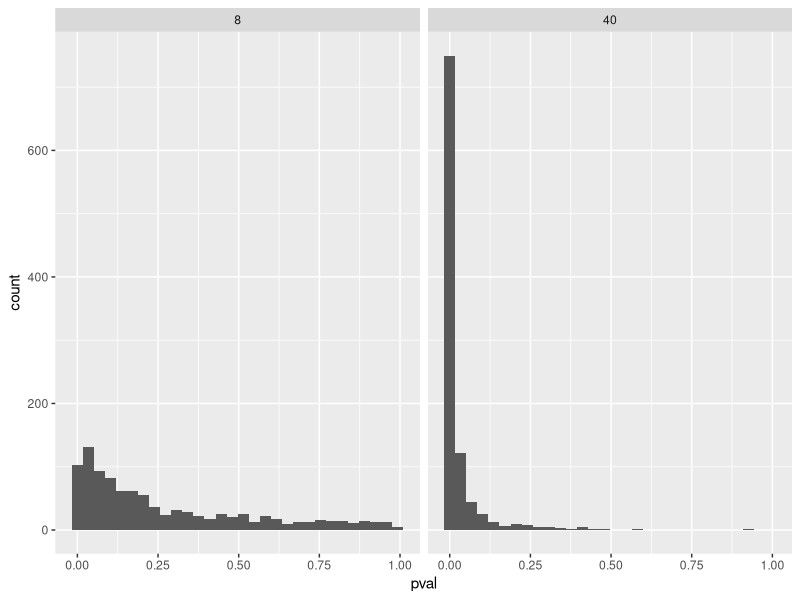
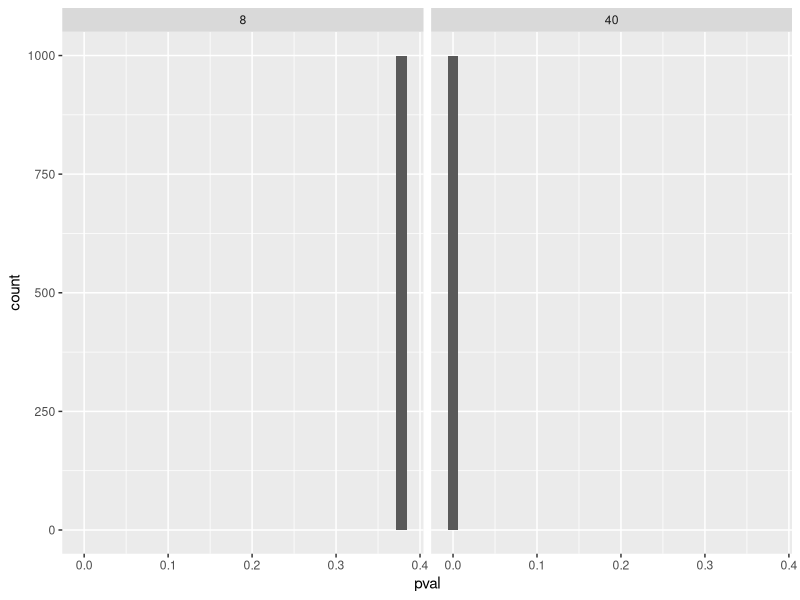

Write R code to recreate these figures, in order.
## ---- chunk 1
library(tidyverse)

set.seed(1)
population <- rnorm(1000000, mean = 1.5, sd = 3)


samp1 <- data.frame(y = sample(population, 8, replace = FALSE))

samp2 <- data.frame(y = sample(population, 40, replace = FALSE))


m1 <- lm(y ~ 1, data = samp1)
m2 <- lm(y ~ 1, data = samp2)

summary(m1)
## ---- chunk 2
# Create data frames to store the model estimates
results_8 <- data.frame(estimate = rep(NA, 1000), 
                      se = rep(NA, 1000), 
                      pval = rep(NA, 1000), 
                      n = 8)

results_40 <- data.frame(estimate = rep(NA, 1000), 
                      se = rep(NA, 1000), 
                      pval = rep(NA, 1000), 
                      n = 40)

# A for loop used to sample 1000 studies, each iteration (i) will draw a new sample
# from the population. 

for(i in 1:1000) {
  
  # Draw a sample 
  samp1 <- data.frame(y = sample(population, 8, replace = FALSE))
  samp2 <- data.frame(y = sample(population, 40, replace = FALSE))

  # Model the data
  m1 <- lm(y ~ 1, data = samp1)
  m2 <- lm(y ~ 1, data = samp2)
  
  # Extract values from the models
  results_8[i, 1] <- coef(summary(m1))[1, 1]
  results_8[i, 2] <- coef(summary(m1))[1, 2]
  results_8[i, 3] <- coef(summary(m1))[1, 4]

  results_40[i, 1] <- coef(summary(m2))[1, 1]
  results_40[i, 2] <- coef(summary(m2))[1, 2]
  results_40[i, 3] <- coef(summary(m2))[1, 4]
  
  
}


# Save the results in a combined data frame

results <- bind_rows(results_8, results_40)


# utregning til oppg 4
results %>%
  group_by(n)%>%
   summarise(sd(estimate), mean(se))


# histogram oppg 5
histogram <- results %>%
  ggplot(aes(pval)) + 
  geom_histogram() +
  facet_wrap(~ n)



## ---- chunk 3
# Example code for copy and paste

# A two facets histogram can be created with ggplot2
results %>%
  ggplot(aes(pval)) + 
  geom_histogram() +
  facet_wrap(~ n)
  

# Count the proportion of tests below a certain p-value for each 
results %>%
  filter(pval < 0.05) %>%
  group_by(n) %>%
  summarise(sig_results = n()/1000)

# Using the pwr package
library(pwr)

pwr40 <- pwr.t.test(n = 40, sig.level = 0.05, d = 1.5/3, type = "one.sample")

pwr8 <- pwr.t.test(n = 8, sig.level = 0.05, d = 1.5/3, type = "one.sample")
## ---- chunk 4
population <- rnorm(1000000, mean = 0, sd = 3)


# Create data frames to store the model estimates
results_8b <- data.frame(estimate = rep(NA, 1000), 
                      se = rep(NA, 1000), 
                      pval = rep(NA, 1000), 
                      n = 8)  

results_40b <- data.frame(estimate = rep(NA, 1000), 
                      se = rep(NA, 1000), 
                      pval = rep(NA, 1000), 
                      n = 40)

# A for loop used to sample 1000 studies, each iteration (i) will draw a new sample
# from the population. 

for(i in 1:1000) {
  
  # Draw a sample 
  samp1b <- data.frame(y = sample(population, 8, replace = FALSE))
  samp2b <- data.frame(y = sample(population, 40, replace = FALSE))

  # Model the data
  m1b <- lm(y ~ 1, data = samp1)
  m2b <- lm(y ~ 1, data = samp2)
  
  # Extract values from the models
  results_8b[i, 1] <- coef(summary(m1))[1, 1]
  results_8b[i, 2] <- coef(summary(m1))[1, 2]
  results_8b[i, 3] <- coef(summary(m1))[1, 4]

  results_40b[i, 1] <- coef(summary(m2))[1, 1]
  results_40b[i, 2] <- coef(summary(m2))[1, 2]
  results_40b[i, 3] <- coef(summary(m2))[1, 4]
  
  
}


# Save the results in a combined data frame

results_null <- bind_rows(results_8b, results_40b)

results_null %>%
  ggplot(aes(pval)) + 
  geom_histogram() +
  facet_wrap(~ n)

#how many significant results would we get


results_null %>%
  filter(pval < 0.05) %>%
  group_by(n) %>%
  summarise(sig_results = n()/1000)
